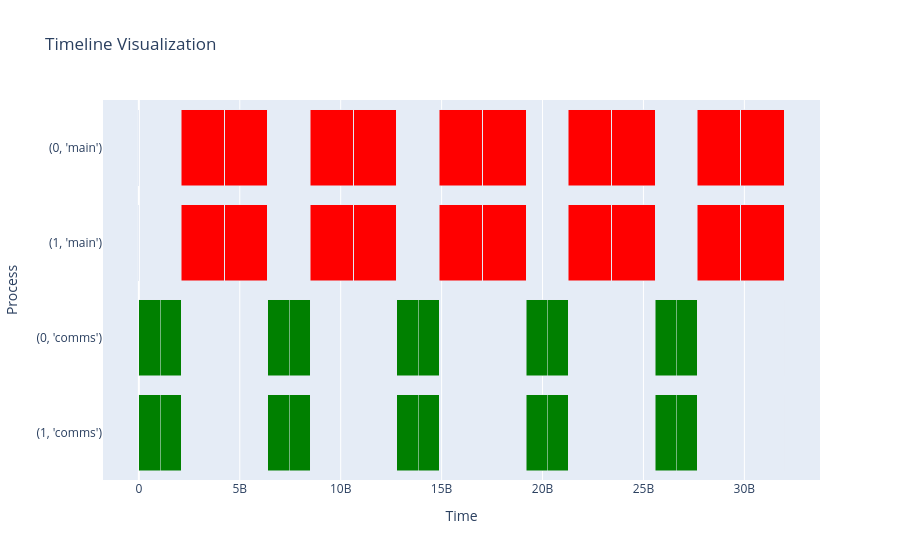

Write notebook code for a chart like this one.
### Code cell
run_fsdp_with_delay(num_layers=5, fsdp_buffer_size=0)
from controller.simulator import simulate_commands, chrome_events, visualize_events, analyze_events
events = simulate_commands(device_mesh.ctrl.backend.worker_commands)
visualize_events(events)
